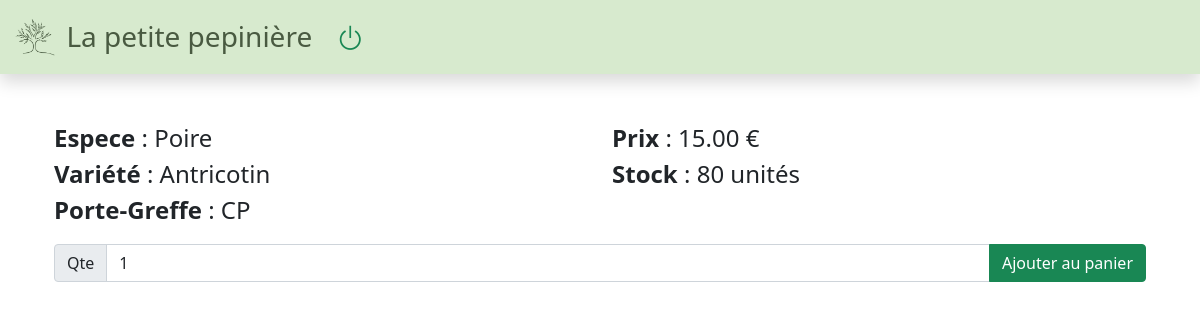
The app's page /produit/1121/poiresantricotincp/, older data.
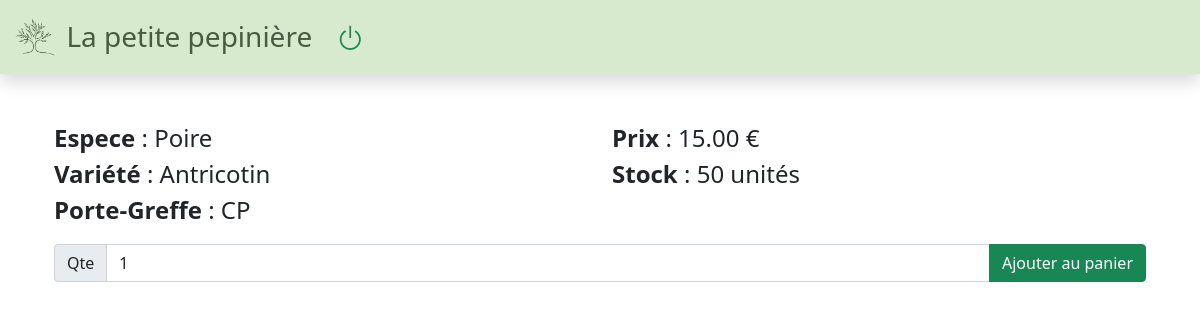
The same page, newer data.
### onlineshop/models.py (models this page shows, shortened)
class Produit(models.Model):
    objects = models.Manager()
    espece = models.ForeignKey(Espece, related_name='produits', on_delete=models.CASCADE)
    variete = models.ForeignKey(Variete, related_name='produits', on_delete=models.CASCADE)
    portegreffe = models.ForeignKey(PorteGreffe, related_name='produits', on_delete=models.CASCADE)
    spec = models.ForeignKey(Spec, related_name='produits', on_delete=models.CASCADE, blank=True, null=True)
    nom = models.CharField(max_length=200, db_index=True)
    slug = models.SlugField(max_length=200, db_index=True)
    description = models.TextField(blank=True)
    prix = models.DecimalField(max_digits=10, decimal_places=2, default=15.00)
    stock = models.IntegerField(default=0)
    stock_bis = models.IntegerField(default=0)
    available = models.BooleanField(default=True)
    class Meta:
        ordering = ('nom',)
        index_together = (('id', 'slug'),)
        verbose_name = 'produit'
        verbose_name_plural = 'produits'

class Espece(models.Model):
    objects = models.Manager()
    nom = models.CharField(max_length=200, db_index=True)
    slug = models.SlugField(max_length=200, unique=True)
    class Meta:
        ordering = ('nom',)
        verbose_name = 'espece'
        verbose_name_plural = 'especes'
    def __str__(self):
        return self.nom

class Variete(models.Model):
    objects = models.Manager()
    nom = models.CharField(max_length=200, db_index=True)
    slug = models.SlugField(max_length=200, unique=True)
    class Meta:
        ordering = ('nom',)
        verbose_name = 'variete'
        verbose_name_plural = 'varietes'
    def __str__(self):
        return self.nom

class PorteGreffe(models.Model):
    objects = models.Manager()
    nom = models.CharField(max_length=200, db_index=True)
    slug = models.SlugField(max_length=200, unique=True)
    class Meta:
        ordering = ('nom',)
        verbose_name = 'porte-greffe'
        verbose_name_plural = 'porte-greffes'
    def __str__(self):
        return self.nom

### onlineshop/views.py (the view)
# urls.py: path('<int:id>/<slug:slug>/', views.produit_detail, name='produit_detail'),
def produit_detail(request, id, slug):
    produit = get_object_or_404(Produit, id=id, slug=slug, available=True)
    cart_produit_form = CartAddProduitForm
    return render(request, 'onlineshop/detail.html', {'produit': produit, 'cart_produit_form': cart_produit_form})

### pepiniere/templates/onlineshop/detail.html (shortened to what this page needs)
{% extends "onlineshop/base.html" %}
{% load static %}
{% block content %}
<div class="container">
    <div class="row fs-4">
        <div class="col"><strong>Espece</strong> : {{ produit.espece }}</div><div class="col"><strong>Prix</strong> : {{ produit.prix }} €</div>
    </div>
    <div class="row fs-4">
        <div class="col"><strong>Variété</strong> : {{ produit.variete }}</div><div class="col"><strong>Stock</strong> : {{ produit.stock }} unités</div>
    </div>
    <div class="row fs-4">
        <div class="col"><strong>Porte-Greffe</strong> : {{ produit.portegreffe }}</div>
    </div>
    <form action="{% url 'cart:cart_add' produit.id %}" method="POST">
        <div class="input-group mb-3">
            <label for="id_qte" class="input-group-text">Qte</label>
            <input type="number" name="qte" value="1" min="1" required="" id="id_qte" class="form-control" />
            <button type="submit" value="" class="btn btn-success">Ajouter au panier</button>
        </div>
    </form>
</div>
{% endblock %}

Row changes from the older to the newer data that the page shows:
changed Produit "Poire": stock "80" → "50"
